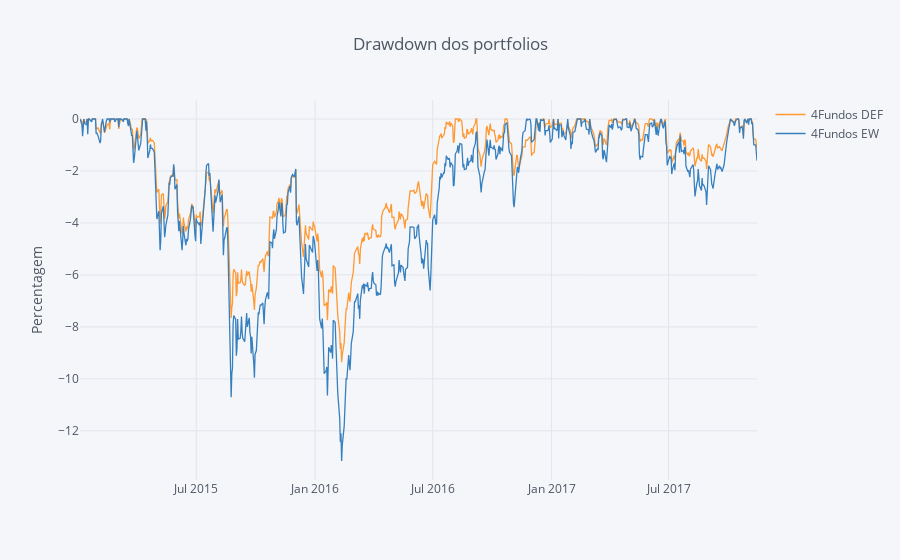

This figure's notebook cell:
### Code cell
#### Computing Drawdowns ####
DD = round(compute_drawdowns(novos_portfolios), 2)

DD.iplot(kind='scatter', title='Drawdown dos portfolios', yTitle='Percentagem')

### Figure 1 — Plotly figure (JSON) as saved in the notebook; plotly's stock layout.template omitted (floating-point values rounded to 4 significant figures; data arrays with more than 128 entries replaced by an {"elided": "..."} marker saying what was removed)
{"data": [{"line": {"color": "rgba(255, 153, 51, 1.0)", "dash": "solid", "width": 1.3}, "mode": "lines", "name": "4Fundos DEF", "text": "", "type": "scatter", "x": {"elided": "747 str values"}, "y": {"elided": "747 float values"}}, {"line": {"color": "rgba(55, 128, 191, 1.0)", "dash": "solid", "width": 1.3}, "mode": "lines", "name": "4Fundos EW", "text": "", "type": "scatter", "x": {"elided": "747 str values"}, "y": {"elided": "747 float values"}}], "layout": {"legend": {"bgcolor": "#F5F6F9", "font": {"color": "#4D5663"}}, "paper_bgcolor": "#F5F6F9", "plot_bgcolor": "#F5F6F9", "title": "Drawdown dos portfolios", "titlefont": {"color": "#4D5663"}, "xaxis1": {"gridcolor": "#E1E5ED", "showgrid": true, "tickfont": {"color": "#4D5663"}, "title": "", "titlefont": {"color": "#4D5663"}, "zerolinecolor": "#E1E5ED"}, "yaxis1": {"gridcolor": "#E1E5ED", "showgrid": true, "tickfont": {"color": "#4D5663"}, "title": "Percentagem", "titlefont": {"color": "#4D5663"}, "zerolinecolor": "#E1E5ED"}}}
